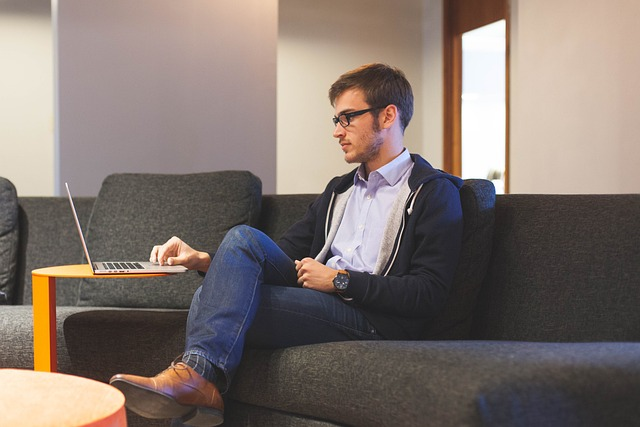
#> input picture data/worker.jpg, 640 x 427 px, found by its file name
$ python blurring.py
#> lines starting #> are read from the running program, lines starting #| are printed output that depends on the picture
import cv2

img_path = 'C:/Users/Srikar/PycharmProjects/opencv_basics/data/worker.jpg'
img = cv2.imread(img_path)
#> img is the input picture: shape (427, 640, 3); mean B, G, R 110.6, 117, 129.4

k = 51
blur_img = cv2.blur(img,(k,k))
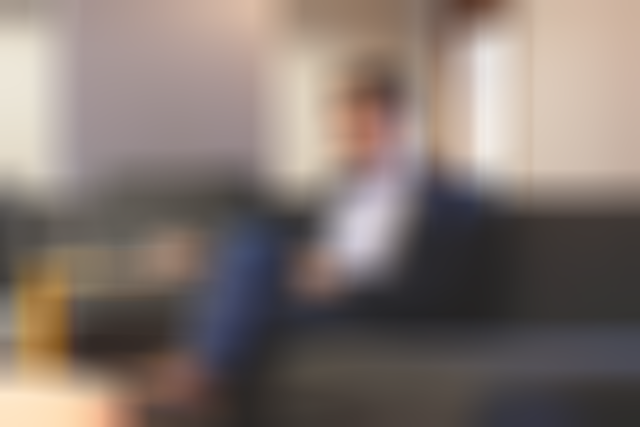
#> blur_img: shape (427, 640, 3); mean B, G, R 110.7, 117, 129.5
gauss_img = cv2.GaussianBlur(img,(k,k),9)
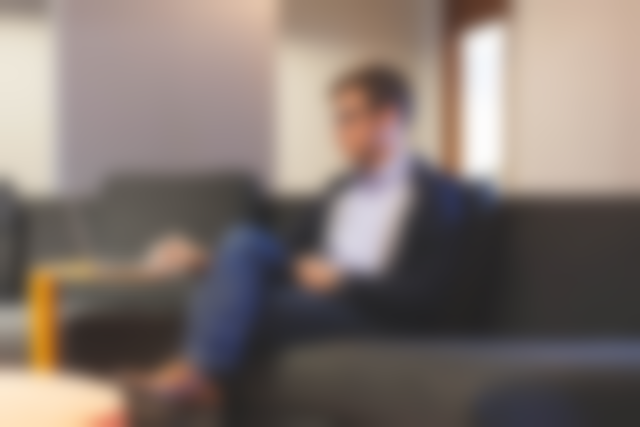
#> gauss_img: shape (427, 640, 3); mean B, G, R 110.6, 117, 129.4
median_img = cv2.medianBlur(img,k)  #i feeel this is used to smoothen out images very well
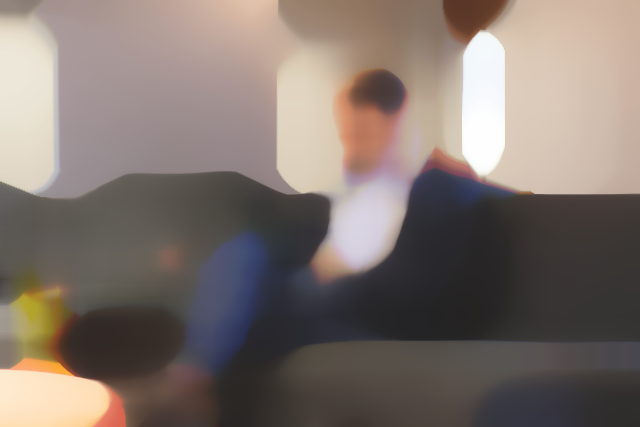
#> median_img: shape (427, 640, 3); mean B, G, R 109.8, 116.3, 128.4

cv2.imshow('img',img)
cv2.imshow('img1',blur_img)
cv2.imshow('img2',gauss_img)
cv2.imshow('img3',median_img)
cv2.waitKey()

$ run again, with data/birdd.jpg copied over data/worker.jpg
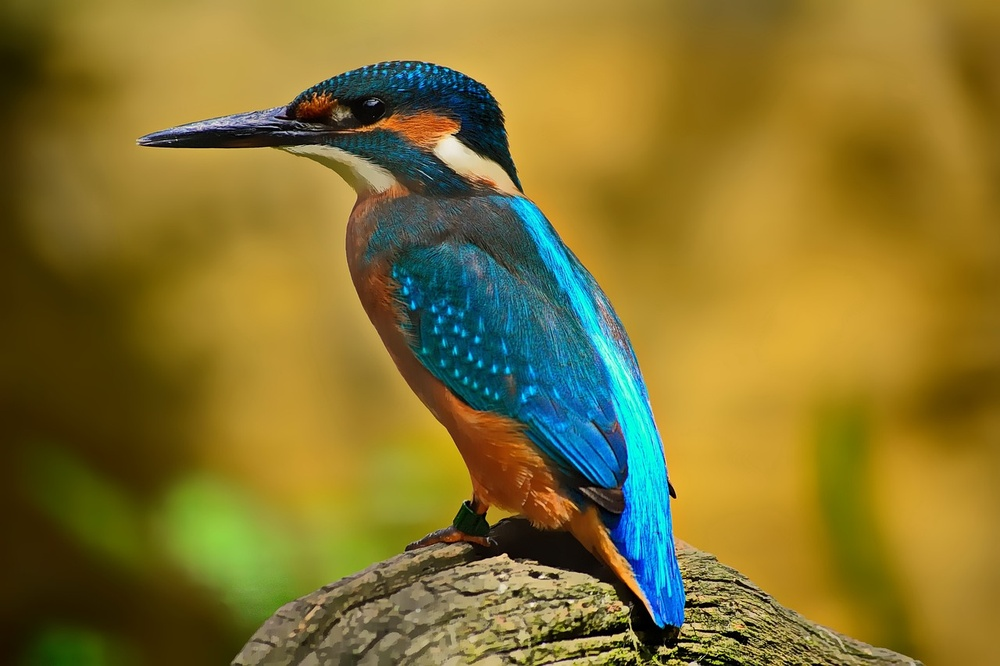
#> input picture data/birdd.jpg, 1000 x 666 px, shrunk from 1280 x 853 before the run, found by its file name
#> img is the input picture: shape (666, 1000, 3); mean B, G, R 46.6, 115.8, 132.8
#> `gauss_img = cv2.GaussianBlur(img,(k,k),9)`:
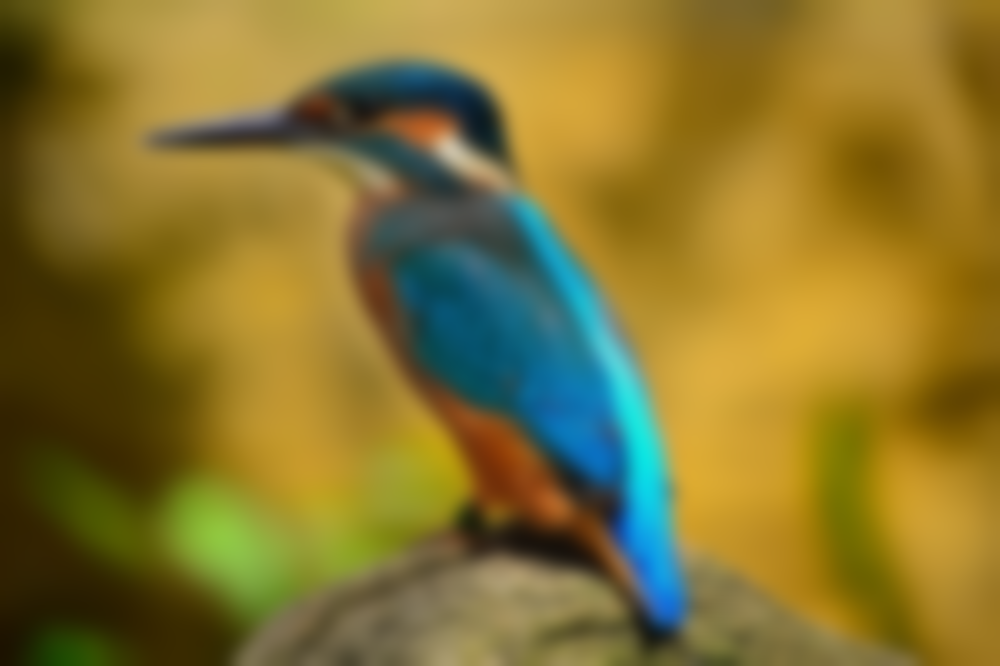
#> gauss_img: shape (666, 1000, 3); mean B, G, R 46.6, 115.8, 132.8
#> `median_img = cv2.medianBlur(img,k)`:
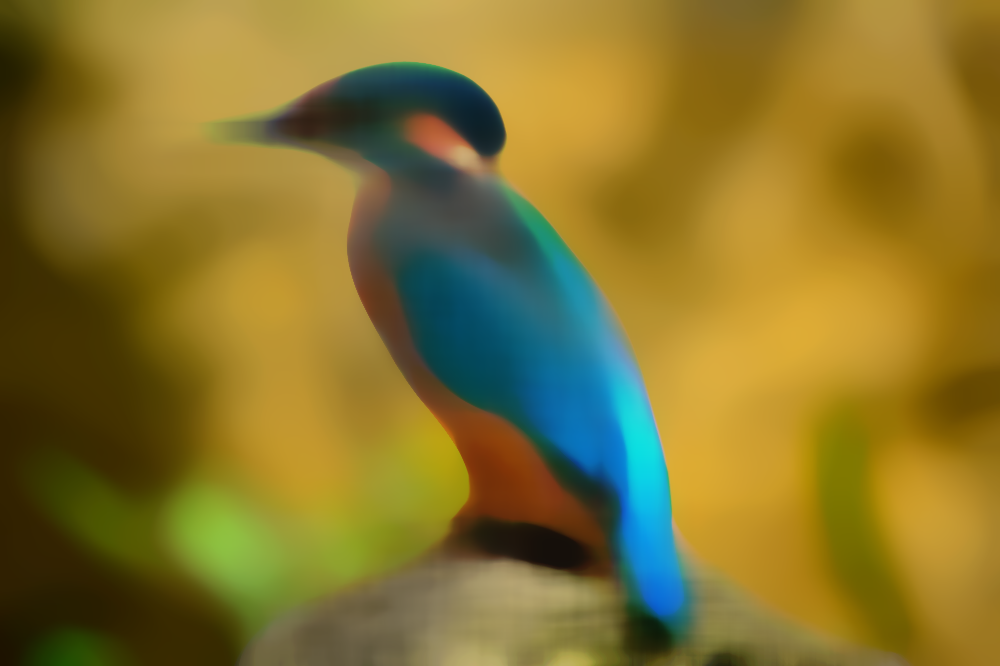
#> median_img: shape (666, 1000, 3); mean B, G, R 45, 115.8, 132.9

$ run again, with data/cric.jpg copied over data/worker.jpg
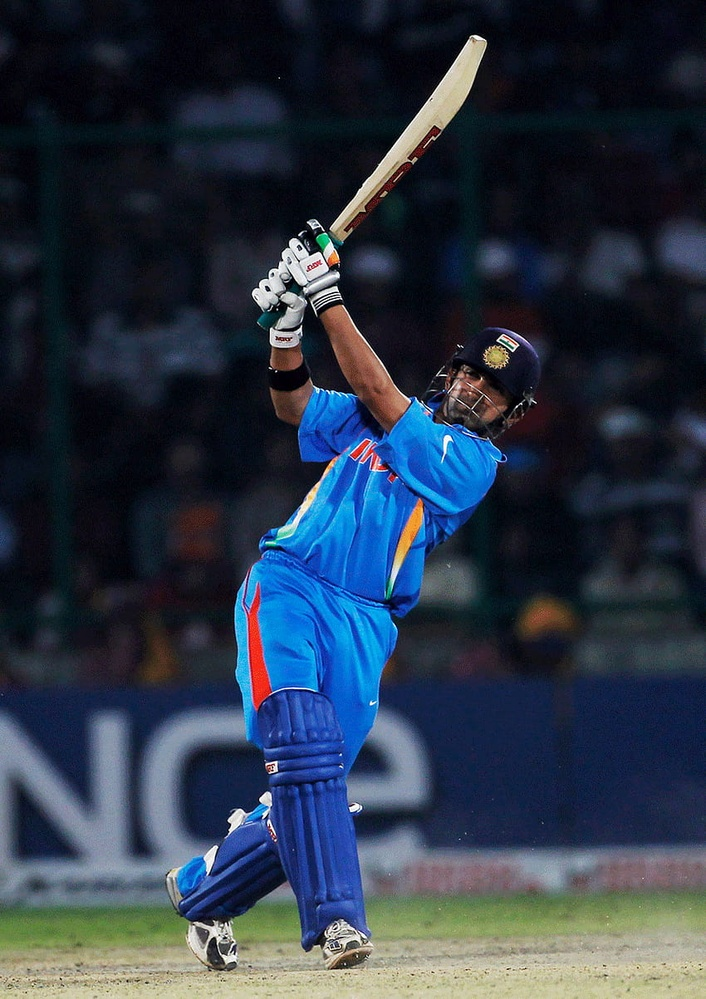
#> input picture data/cric.jpg, 706 x 999 px, shrunk from 850 x 1203 before the run, found by its file name
#> img is the input picture: shape (999, 706, 3); mean B, G, R 70, 54.6, 43.3
#> `gauss_img = cv2.GaussianBlur(img,(k,k),9)`:
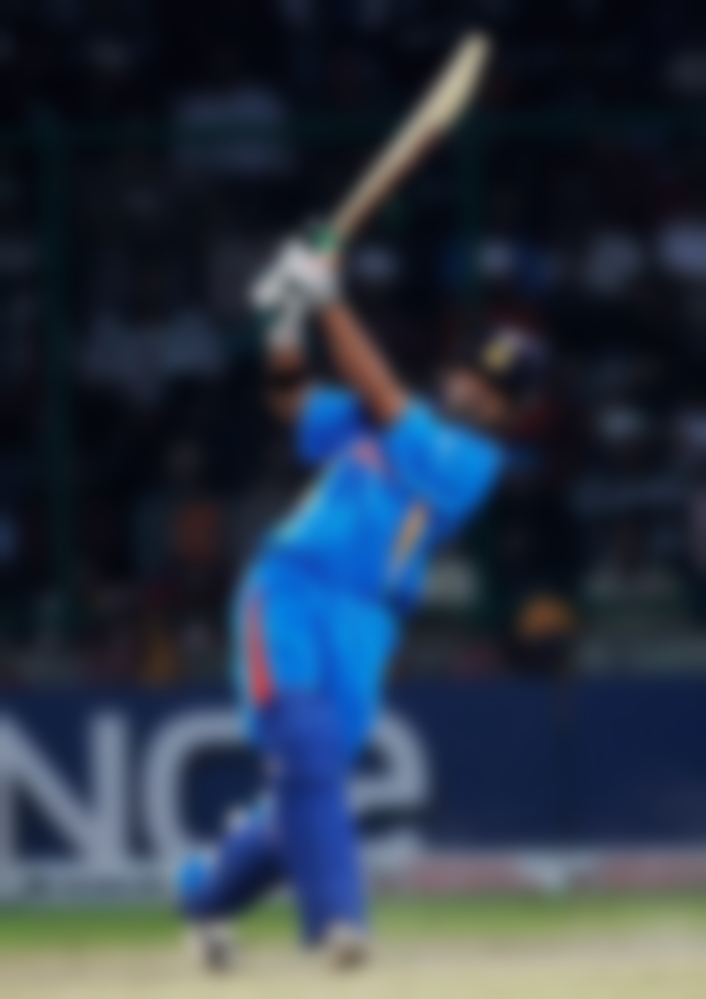
#> gauss_img: shape (999, 706, 3); mean B, G, R 70, 54.6, 43.3
#> `median_img = cv2.medianBlur(img,k)`:
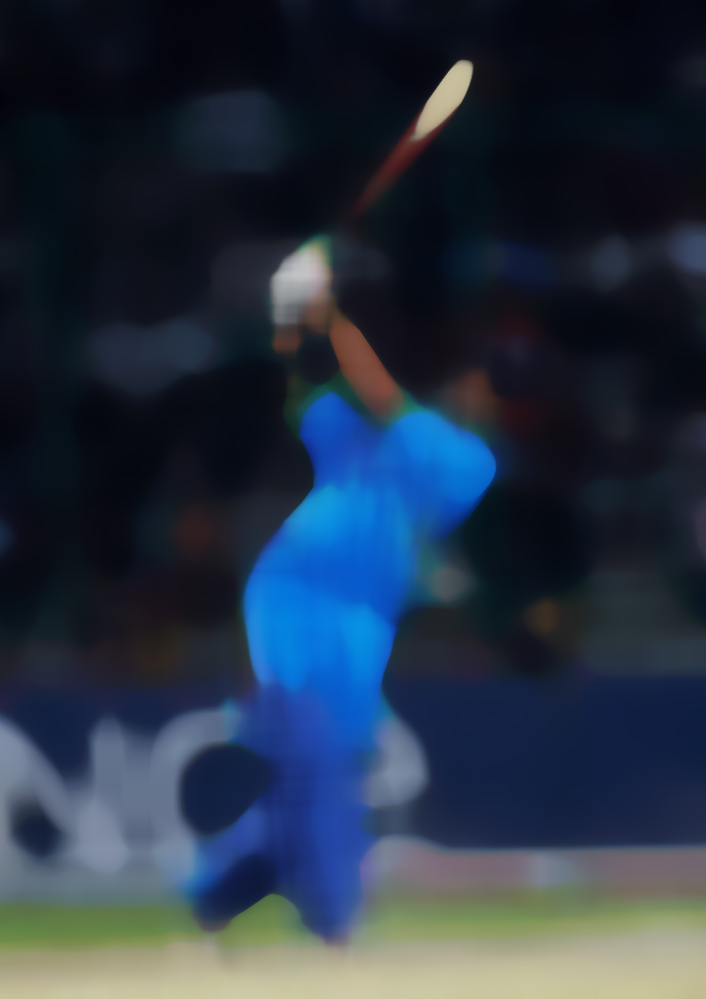
#> median_img: shape (999, 706, 3); mean B, G, R 68, 51.7, 39.1
